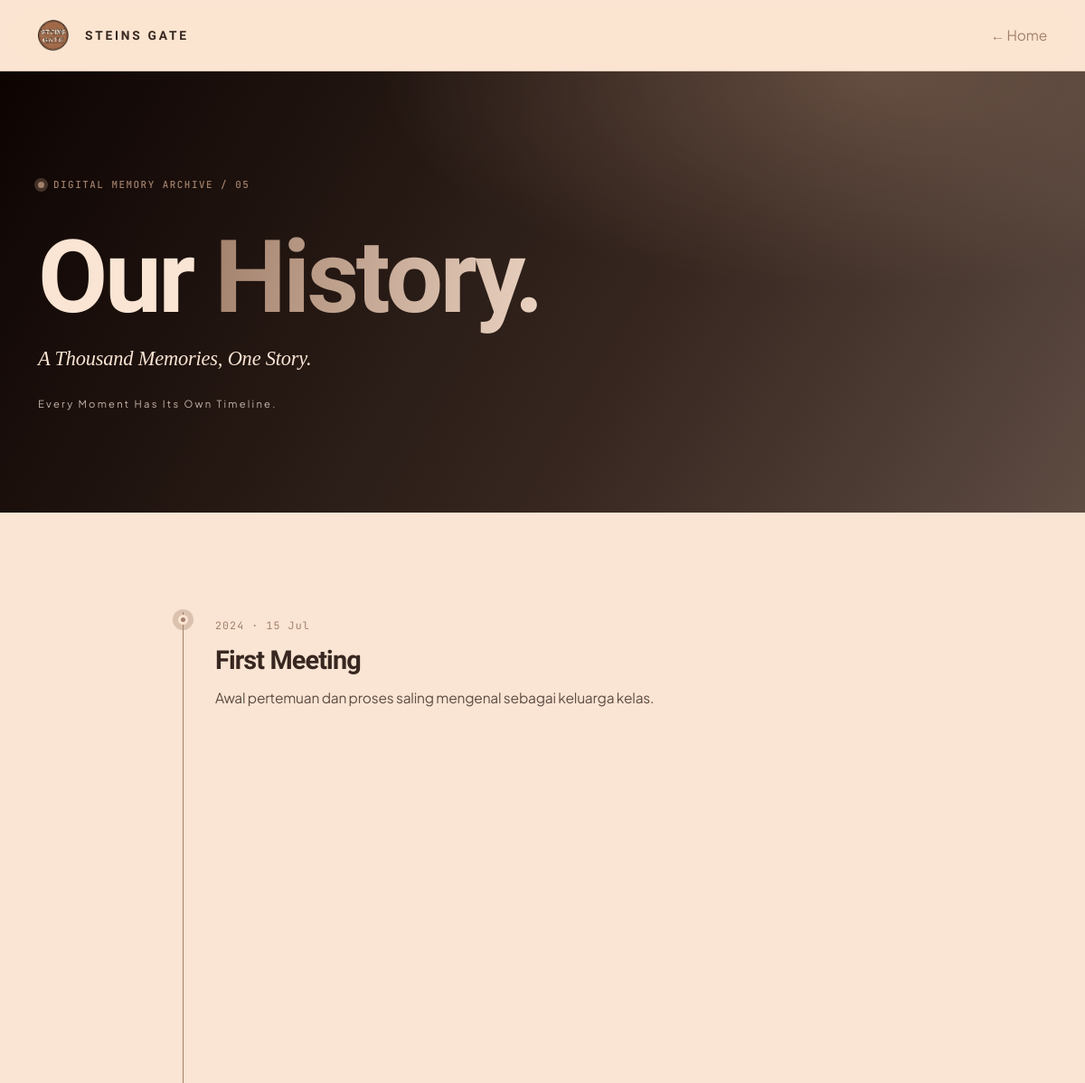
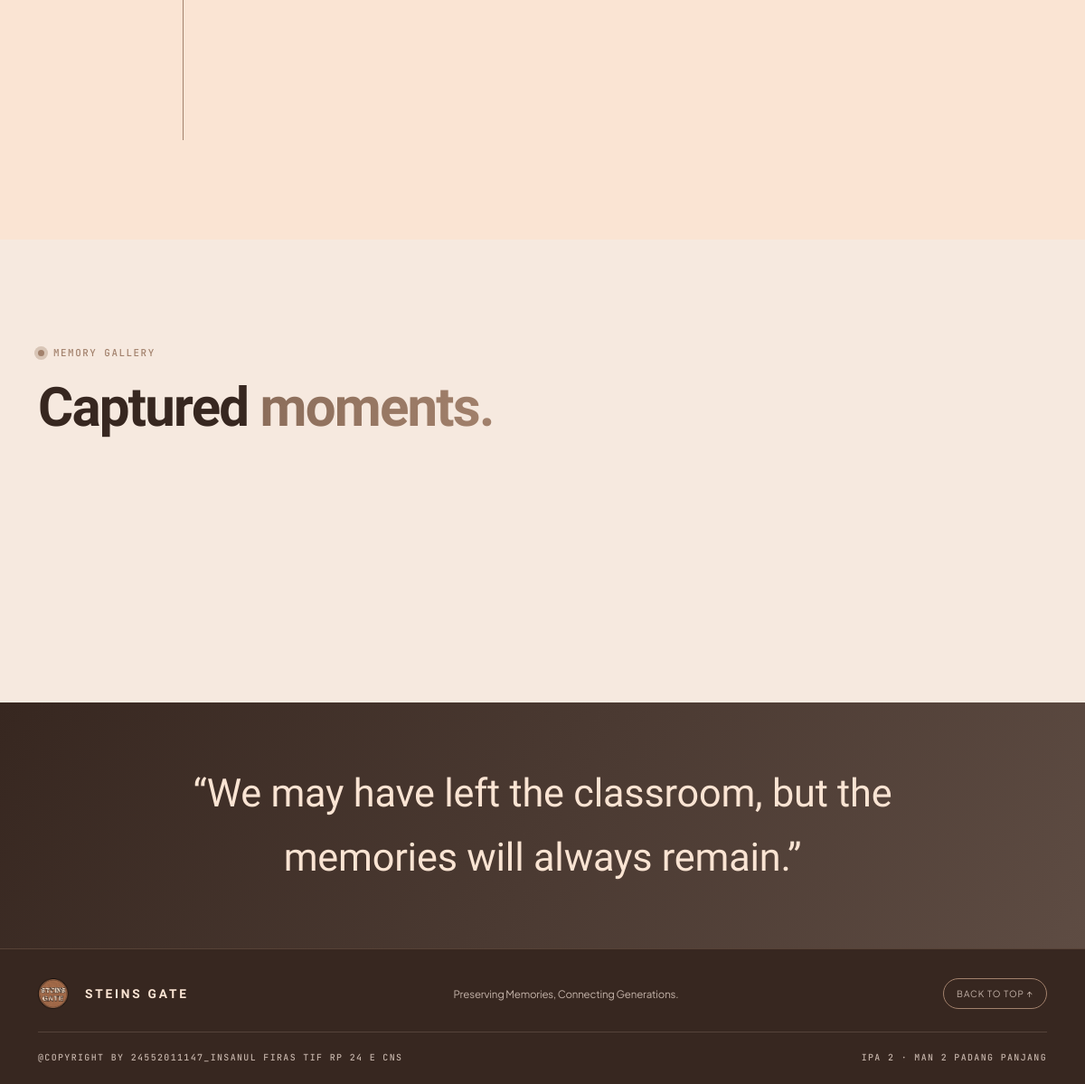
The page /history.php on the database its author committed (2 pictures, top to bottom).
### tables this page shows
CREATE TABLE `history` (
  `id` int(11) NOT NULL,
  `judul` varchar(160) NOT NULL,
  `deskripsi` text DEFAULT NULL,
  `tanggal` date NOT NULL,
  `kategori` varchar(80) DEFAULT 'Perjalanan Kelas'
);

### history.php (the view, shortened to what this page needs)
<?php
require_once __DIR__ . '/config/database.php';
require_once __DIR__ . '/includes/functions.php';
$items = $pdo->query("
    SELECT *
    FROM history
    ORDER BY tanggal ASC
")->fetchAll(PDO::FETCH_ASSOC);
$photos = $pdo->query("
    SELECT *
    FROM galeri
    ORDER BY tanggal_dokumentasi DESC
    LIMIT 8
")->fetchAll(PDO::FETCH_ASSOC);
include __DIR__ . '/includes/header.php';
?>
<nav class="navbar site-nav">
    <div class="container">
        <a class="navbar-brand brand" href="index.php">
            <?= brand_mark() ?> STEINS GATE
        </a>
        <a href="index.php" class="text-link">
            ← Home
        </a>
    </div>
</nav>
<section class="history-hero">
    <div class="container">
        <div class="section-kicker">
            DIGITAL MEMORY ARCHIVE / 05
        </div>
        <h1>Our <em>History.</em></h1>
        <p>A Thousand Memories, One Story.</p>
        <span>Every Moment Has Its Own Timeline.</span>
    </div>
</section>
<section class="section-pad">
    <div class="container narrow-container">
        <div class="timeline">
            <?php foreach ($items as $it): ?>
                <article class="timeline-item">
                    <div class="timeline-dot"></div>
                    <time>
                        <?= date('Y', strtotime($it['tanggal'])) ?>
                        ·
                        <?= date('d M', strtotime($it['tanggal'])) ?>
                    </time>
                    <h3><?= e($it['judul']) ?></h3>
                    <p><?= e($it['deskripsi']) ?></p>
                </article>
            <?php endforeach; ?>
        </div>
    </div>
</section>
<section class="section-pad section-soft">
    <div class="container">
        <div class="section-kicker">
            MEMORY GALLERY
        </div>
        <h2 class="section-title">
            Captured <em>moments.</em>
        </h2>
        <div class="row g-3 mt-3">
            <?php foreach ($photos as $p): ?>
                <div class="col-6 col-lg-3">
                </div>
            <?php endforeach; ?>
        </div>
    </div>
</section>
<section class="quote-band">
    <div class="container">
        <blockquote>
            “We may have left the classroom, but the memories will always remain.”
        </blockquote>
    </div>
</section>
<?php include __DIR__ . '/includes/footer.php'; ?>

### assets/css/style.css (style rules this page uses)
:root { --taupe: #A2816C; --medium: #8B6D5A; --brown: #5E4C43; --dark: #372720; --outline: #0D0402; --cream: #FAE4D3; --warm: #C4B3A9; --bg: #FAE4D3; --surface: #fff3e9; --text: #5E4C43; --heading: #372720; --line: rgba(13, 4, 2, .13); --shadow: 0 18px 50px rgba(55, 39, 32, .08); }
* { box-sizing: border-box; }
html { scroll-behavior: smooth; }
body { margin: 0; font-family: 'Manrope', sans-serif; background: var(--bg); color: var(--text); transition: background .25s ease, color .25s ease; }
a { color: inherit; text-decoration: none; }
.site-nav { position: relative; background: color-mix(in srgb, var(--bg) 92%, transparent); backdrop-filter: blur(16px); border-bottom: 1px solid var(--line); z-index: 20; }
.navbar { padding: 17px 0; }
.brand { display: inline-flex; align-items: center; gap: 10px; color: var(--heading) !important; font-size: .86rem; font-weight: 700; letter-spacing: .16em; }
.nav-link:hover, .text-link { color: var(--taupe) !important; }
.eyebrow, .section-kicker { display: block; font-size: .68rem; font-weight: 700; letter-spacing: .2em; }
.hero-title em, .section-title em, .auth-card h1 em, .history-hero h1 em, .dash-welcome em, .detail-title em { font-family: 'DM Serif Display', serif; font-weight: 500; }
.section-pad { padding: 100px 0; }
.section-soft { background: color-mix(in srgb, var(--surface) 85%, var(--warm) 15%); }
.section-title { margin-top: 18px; color: var(--heading); font-size: clamp(2.5rem, 5vw, 4.2rem); line-height: 1.05; letter-spacing: -.04em; }
.narrow-container { max-width: 820px; }
.history-hero { padding: 110px 0; background: var(--dark); color: var(--cream); }
.history-hero h1 { margin: 25px 0 5px; font-family: 'DM Serif Display', serif; font-size: clamp(4rem, 10vw, 7rem); }
.history-hero p { font-family: 'DM Serif Display', serif; font-size: 1.4rem; font-style: italic; }
.history-hero span { color: var(--warm); font-size: .7rem; letter-spacing: .2em; }
.timeline { padding-left: 35px; border-left: 1px solid var(--taupe); }
.timeline-item { position: relative; padding: 0 0 45px; }
.timeline-dot { position: absolute; top: 3px; left: -41px; width: 11px; height: 11px; border: 3px solid var(--bg); border-radius: 50%; background: var(--taupe); box-shadow: 0 0 0 1px var(--taupe); }
.timeline-item time { color: var(--taupe); font-size: .68rem; letter-spacing: .13em; }
.timeline-item h3 { margin: 10px 0; color: var(--heading); font-family: 'DM Serif Display', serif; font-size: 1.8rem; }
.timeline-item p { max-width: 650px; line-height: 1.8; }
.section-soft .row { align-items: stretch; }
.section-soft .row > [class*="col-"] { display: flex; }
.section-soft .section-title { margin-bottom: 10px; }
.section-soft .row.g-3 { --bs-gutter-x: 1.25rem; --bs-gutter-y: 1.25rem; }
.quote-band { padding: 65px 0; background: var(--brown); color: var(--cream); text-align: center; }
.quote-band blockquote { max-width: 850px; margin: auto; font-family: 'DM Serif Display', serif; font-size: clamp(1.5rem, 4vw, 2.7rem); font-style: italic; }

### assets/css/dashboard-pages.css (style rules this page uses)
:root { --sg-radius: 20px; --sg-glass: rgba(255, 243, 233, .82); }
body { font-family: 'Manrope', sans-serif; letter-spacing: -.012em; }
h1,h2,h3,h4,.dash-welcome,.page-heading h1 { font-family: 'DM Serif Display', serif; letter-spacing: -.025em; }

### rows shown on the page
history: tanggal "2024", tanggal "15 Jul", judul "First Meeting", deskripsi "Awal pertemuan dan proses saling mengenal sebagai keluarga kelas."

### other values the page prints
COPYRIGHT_TEXT "@COPYRIGHT BY 24552011147_INSANUL FIRAS TIF RP 24 E CNS"
